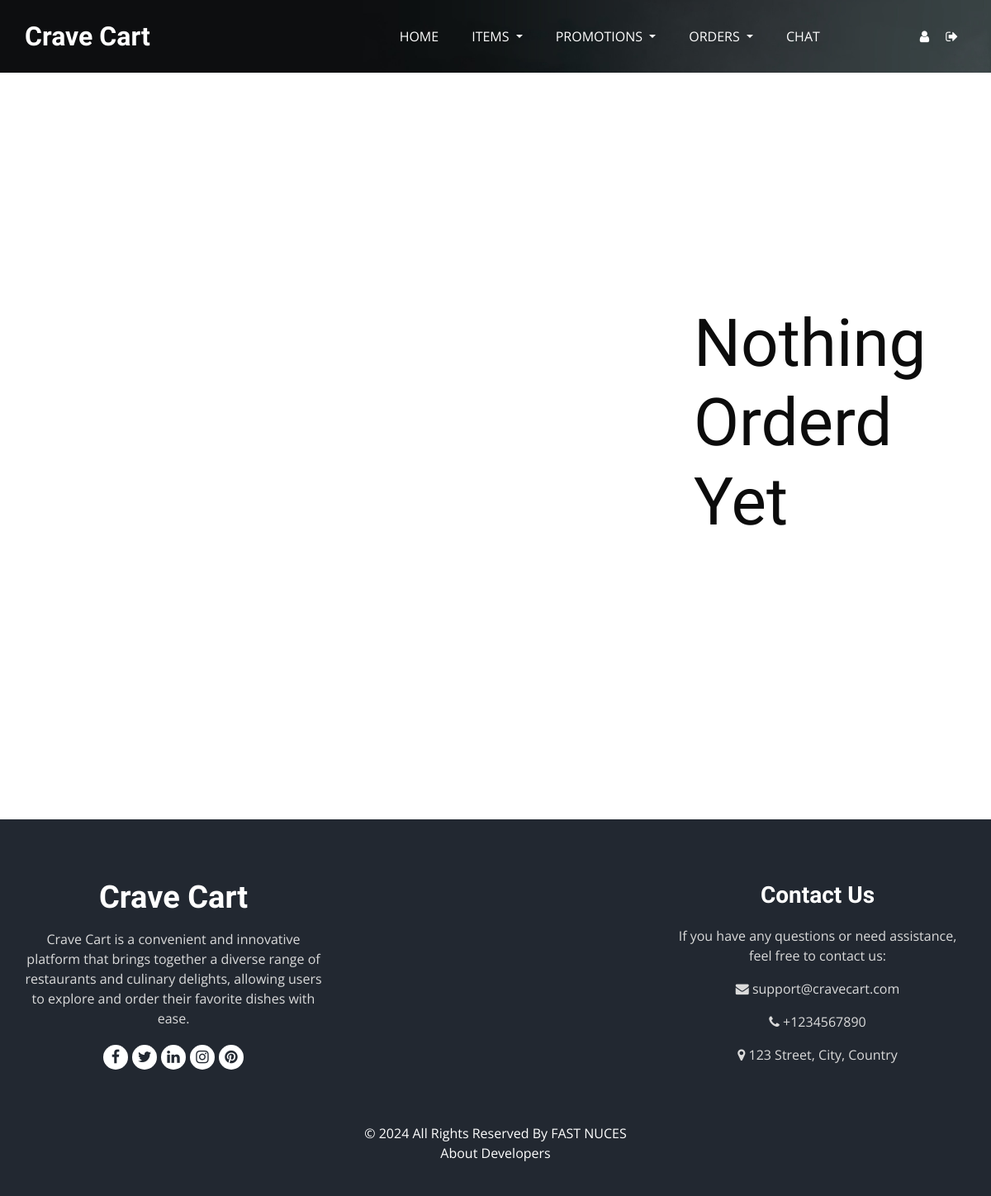
Page /ordersHistory (signed in) on the earlier database version.
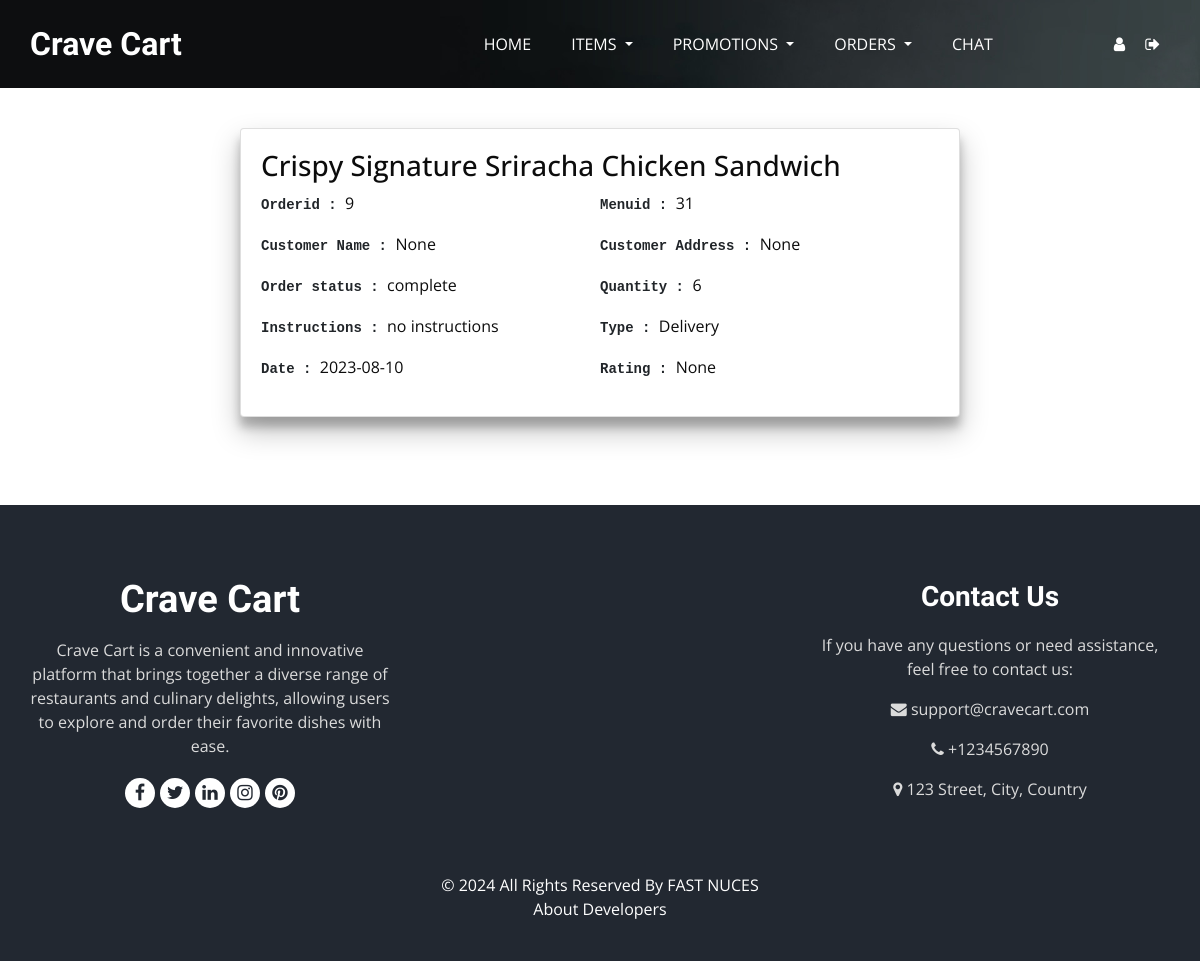
Same page on the later database version.
### tables this page shows
CREATE TABLE Orders (
                        orderid INTEGER PRIMARY KEY AUTOINCREMENT,
                        menuid INTEGER,
                        customerid INTEGER,
                        status TEXT,
                        quantity INTEGER,
                        instructions TEXT,
                        Type TEXT,
                        Date TEXT,
                        FOREIGN KEY (menuid) REFERENCES Menus (MenuID) ON DELETE CASCADE,
                        FOREIGN KEY (customerid) REFERENCES Customers (CustomerID) ON DELETE SET NULL
                    );

CREATE TABLE Menus (
                        MenuID INTEGER PRIMARY KEY AUTOINCREMENT,
                        RestaurantID INTEGER,
                        ItemName TEXT,
                        Description TEXT,
                        Price REAL,
                        Category TEXT,
                        ImagePNG TEXT,
                        ImageJPG TEXT,
                        Rating INTEGER DEFAULT 0,
                        FOREIGN KEY (RestaurantID) REFERENCES Restaurants(RestaurantID) ON DELETE CASCADE
                    );

### RestaurantendPoints.py (the view)
@Restaurant.route('/ordersHistory')
def ordersHistory():
    if 'username' not in session:
        return redirect(url_for('login'))
    if not DataBase.is_Restaurant(session['username'],session['email'],session['password']):
        return render_template('404.html'), 404
    data = DataBase.get_Completed_orders(session['username'])
    return render_template('restaurant/ordersHistory.html',data=data,length=len(data))

### DataBase.py (called while the page is built)
def is_Restaurant(id,email,password):
    try:
        cursor.execute('''SELECT * FROM Restaurants where RestaurantID=? AND email = ? AND password=?;''',[id,email,password])
        ans = cursor.fetchone()
        if ans:
            return True
        else:
            return False
    except Exception as e:
        print(e)
        return False

### templates/restaurant/ordersHistory.html (shortened to what this page needs)
<!DOCTYPE html>
<html lang="en">
<head>
  <link rel="stylesheet" type="text/css" href="{{url_for('static',filename='css/bootstrap.css')}}" />
  <link rel="stylesheet" type="text/css" href="https://cdnjs.cloudflare.com/ajax/libs/OwlCarousel2/2.3.4/assets/owl.carousel.min.css" />
  <link rel="stylesheet" href="https://cdnjs.cloudflare.com/ajax/libs/jquery-nice-select/1.1.0/css/nice-select.min.css" />
  <link href="{{url_for('static',filename='css/font-awesome.min.css')}}" rel="stylesheet" />
  <link href="{{url_for('static',filename='css/style.css')}}" rel="stylesheet" />
  <link href="{{url_for('static',filename='css/responsive.css')}}" rel="stylesheet" />
</head>
<body class="sub_page">
  <div class="hero_area">
    <div class="bg-box">
      <img src="{{url_for('static',filename='images/hero-bg.jpg')}}" alt="">
    </div>
    <header class="header_section">
      <div class="container">
        <nav class="navbar navbar-expand-lg custom_nav-container ">
          <a class="navbar-brand" href="restaurantHome">
            <span>
              Crave Cart
            </span>
          </a>
          <div class="collapse navbar-collapse" id="navbarSupportedContent">
            <ul class="navbar-nav  mx-auto ">
              <li class="nav-item">
                <a class="nav-link" href="restaurantHome">Home </a>
              </li>
              <li class="nav-item dropdown">
                <a class="nav-link dropdown-toggle" href="#" id="navbarDropdown" role="button" data-toggle="dropdown" aria-haspopup="true" aria-expanded="false">
                  Items
                </a>
              </li>
              <li class="nav-item dropdown">
                <a class="nav-link dropdown-toggle" href="#" id="navbarDropdown" role="button" data-toggle="dropdown" aria-haspopup="true" aria-expanded="false">
                    Promotions
                </a>
              </li>
              <li class="nav-item dropdown">
                <a class="nav-link dropdown-toggle" href="#" id="navbarDropdown" role="button" data-toggle="dropdown" aria-haspopup="true" aria-expanded="false">
                    Orders
                </a>
              </li>
              <li class="nav-item">
                <a class="nav-link" href="chatRes">Chat </a>
              </li>
            </ul>
            <div class="user_option">
                <a href="resturantprofile" class="user_link">
                  <i class="fa fa-user" aria-hidden="true"></i>
                </a>
                 <button class="btn my-2 my-sm-0 nav_search-btn" type="button" onclick="logout()">
                     <i class="fa fa-sign-out" aria-hidden="true"></i>
                 </button>
             </div>
          </div>
        </nav>
      </div>
    </header>
  </div>
  <div class="order-container">
  {%if length != 0%}
    {% for i in data%}
    <div class="card" style="box-shadow: rgba(0, 0, 0, 0.25) 0px 14px 28px, rgba(0, 0, 0, 0.22) 0px 10px 10px;">
       <div class="card-body">
         <h3> {{ i['ItemName'] }} </h3>
        <div class="order-card-container">
          <div class="order-card-item"> <pre>Orderid : </pre> <p> {{ i['orderid'] }} </p></div>
        <div class="order-card-item"> <pre>Menuid : </pre> <p> {{ i['menuid'] }} </p></div>
        <div class="order-card-item"> <pre>Customer Name : </pre> <p> {{ i['customerName'] }} </p></div>
        <div class="order-card-item"> <pre>Customer Address : </pre> <p> {{ i['address'] }} </p></div>
        <div class="order-card-item"> <pre>Order status : </pre> <p> {{ i['status'] }} </p></div>
        <div class="order-card-item"> <pre>Quantity : </pre> <p> {{ i['quantity'] }} </p></div>
        <div class="order-card-item"> <pre>Instructions : </pre> <p> {{ i['instructions'] }} </p></div>
        <div class="order-card-item"> <pre>Type : </pre> <p> {{ i['Type'] }} </p></div>
        <div class="order-card-item"> <pre>Date : </pre> <p> {{ i['Date'] }} </p></div>
        <div class="order-card-item"> <pre>Rating : </pre> <p> {{ i['rating'] }} </p></div>
        </div>
       </div>
    </div>
    <br><br>
    {%endfor%}
  {%else%}
  <br><br><br><br><br><br><br><br><br><br>
    <h1 style="margin-left:600px;font-size:80px;">Nothing Orderd Yet</h1>
    <br><br><br><br><br><br><br><br><br><br><br><br>
    {%endif%}
  </div>
  <footer class="footer_section">
    <div class="container">
        <div class="row">
            <div class="col-md-4 footer-col">
                <div class="footer_detail">
                    <a href="#" class="footer-logo">Crave Cart</a>
                    <p>Crave Cart is a convenient and innovative platform that brings together a diverse range of restaurants and culinary delights, allowing users to explore and order their favorite dishes with ease.</p>
                    <div class="footer_social">
                        <a ><i class="fa fa-facebook" aria-hidden="true"></i></a>
                        <a ><i class="fa fa-twitter" aria-hidden="true"></i></a>
                        <a ><i class="fa fa-linkedin" aria-hidden="true"></i></a>
                        <a ><i class="fa fa-instagram" aria-hidden="true"></i></a>
                        <a ><i class="fa fa-pinterest" aria-hidden="true"></i></a>
                    </div>
                </div>
            </div>
            <div class="col-md-4 footer-col">
            </div>
            <div class="col-md-4 footer-col">
                <h4>Contact Us</h4>
                <p>If you have any questions or need assistance, feel free to contact us:</p>
                <p><i class="fa fa-envelope"></i> support@cravecart.com</p>
                <p> <i class="fa fa-phone"></i> +1234567890</p>
                <p> <i class="fa fa-map-marker"></i> 123 Street, City, Country</p>
            </div>
        </div>
        <div class="footer-info">
            <p>&copy; <span id="displayYear"></span> All Rights Reserved By <a href="https://www.nu.edu.pk/">FAST NUCES</a><br>
                <a href="aboutusResturant"> About Developers </a>
            </p>
        </div>
    </div>
</footer>
</body>
</html>

### static/css/style.css (style rules this page uses)
body { font-family: "Open Sans", sans-serif; color: #0c0c0c; background-color: #ffffff; overflow-x: hidden; }
a, a:hover, a:focus { text-decoration: none; }
.btn, .btn:focus { outline: none !important; -webkit-box-shadow: none; box-shadow: none; }
.hero_area { position: relative; min-height: 100vh; display: -webkit-box; display: -ms-flexbox; display: flex; -webkit-box-orient: vertical; -webkit-box-direction: normal; -ms-flex-direction: column; flex-direction: column; }
.bg-box { position: absolute; top: 0; left: 0; width: 100%; height: 100%; }
.bg-box img { width: 100%; height: 100%; -o-object-fit: cover; object-fit: cover; }
.sub_page .hero_area { min-height: auto; }
.sub_page .hero_area .bg-box { position: absolute; top: 0; left: 0; width: 100%; height: 100%; }
.sub_page .hero_area .bg-box img { width: 100%; height: 100%; -o-object-fit: cover; object-fit: cover; -o-object-position: right top; object-position: right top; }
.header_section { padding: 15px 0; }
.navbar-brand { font-family: "Dancing Script", cursive; }
.navbar-brand span { font-weight: bold; font-size: 32px; color: #ffffff; }
.custom_nav-container { padding: 0; }
.custom_nav-container .navbar-nav { padding-left: 18%; }
.container { text-align: center; }
.custom_nav-container .navbar-nav .nav-item .nav-link { padding: 5px 20px; color: #ffffff; text-align: center; text-transform: uppercase; border-radius: 5px; -webkit-transition: all 0.3s; transition: all 0.3s; }
.custom_nav-container .nav_search-btn { width: auto; height: auto; padding: 0; border: none; color: #ffffff; margin: 0 10px; }
.user_option { display: -webkit-box; display: -ms-flexbox; display: flex; -webkit-box-align: center; -ms-flex-align: center; align-items: center; }
.user_option a { margin: 0 10px; }
.user_option .user_link { color: #ffffff; }
.footer_section { background-color: #222831; color: #ffffff; padding: 75px 0 40px 0; text-align: center; }
.footer_section h4 { font-size: 28px; }
.footer_section h4, .footer_section .footer-logo { font-weight: 600; margin-bottom: 20px; font-family: "Dancing Script", cursive; }
.footer_section p { color: #dbdbdb; }
.footer_section .footer-col { margin-bottom: 30px; }
.footer_section .footer-logo { display: block; font-weight: bold; font-size: 38px; line-height: 1; color: #ffffff; }
.footer_section .footer_social { display: -webkit-box; display: -ms-flexbox; display: flex; -webkit-box-pack: center; -ms-flex-pack: center; justify-content: center; margin-top: 20px; margin-bottom: 10px; }
.footer_section .footer_social a { display: -webkit-box; display: -ms-flexbox; display: flex; -webkit-box-pack: center; -ms-flex-pack: center; justify-content: center; -webkit-box-align: center; -ms-flex-align: center; align-items: center; color: #222831; width: 30px; height: 30px; border-radius: 100%; background-color: #ffffff; border-radius: 100%; margin: 0 2.5px; font-size: 18px; }
.footer_section .footer-info { text-align: center; margin-top: 25px; }
.footer_section .footer-info p { color: #ffffff; margin: 0; }
.footer_section .footer-info p a { color: inherit; }

### static/css/responsive.css (style rules this page uses)
@media (min-width: 1200px) { .container { max-width: 1170px; } }

### templates/restaurant/ordersHistory.html (style rules this page uses)
.order-card-item { display: flex; align-items: baseline; }
.order-card-item pre { font-weight: bold; }
.order-card-container { display: grid; grid-template-columns: 1fr 1fr; }
.order-container { margin: 40px 20%; }

Differences in the rows shown:
now on this page (row edited): Orders: ItemName "Crispy Signature Sriracha Chicken Sandwich", orderid "9", menuid "31", customerName "None", address "None", status "complete", quantity "6", instructions "no instructions", Type "Delivery", Date "2023-08-10", rating "None"
Other differences:
text no longer shown: "Nothing Orderd Yet"
